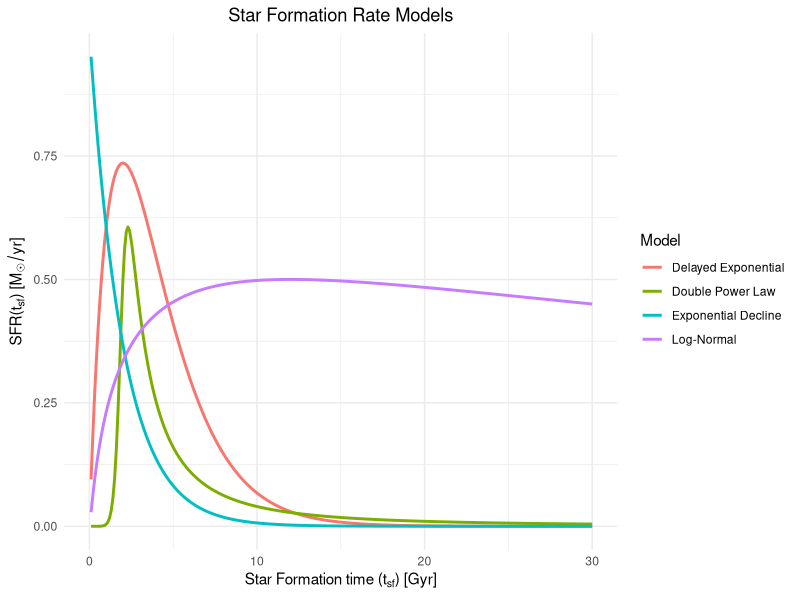

This chart was generated by the following R code:
## ---- chunk 1
#| fig.cap="Star Formation Rate over the time of star formation, for different parametric models"
library(ggplot2)
library(dplyr)

# Define time values (positive times)
t <- seq(0.1, 30, length.out = 300)

# Define SFR models
exponential_decline <- function(t, tau) exp(-t / tau)
delayed_exponential <- function(t, tau) t * exp(-t / tau)
log_normal <- function(t, tau, T0) (1 / tau) * exp(-((log(t) - log(T0))^2) / (2 * tau^2))
double_power_law <- function(t, tau, alpha, beta) 1 / ((t / tau)^alpha + (t / tau)^(-beta))

# Generate data for each model
data <- data.frame(
  t = rep(t, 4),
  SFR = c(
    exponential_decline(t, tau = 2),
    delayed_exponential(t, tau = 2),
    log_normal(t, tau = 2, T0 = 12),
    double_power_law(t, tau = 2, alpha = 2, beta = 8)
  ),
  Model = rep(c("Exponential Decline", "Delayed Exponential", "Log-Normal", "Double Power Law"), each = length(t))
)

# Plot all models
ggplot(data, aes(x = t, y = SFR, color = Model)) +
  geom_line(size = 1) +
  labs(
    title = "Star Formation Rate Models",
    x = expression("Star Formation time (" * t[sf] * ") [Gyr]"),
    y = expression("SFR(" * t[sf] * ") ["* M['☉']/yr *"]" ),
    color = "Model"
  ) +
  scale_x_continuous(limits = c(0, 30)) +
  theme_minimal() +
  theme(plot.title = element_text(hjust = 0.5))

